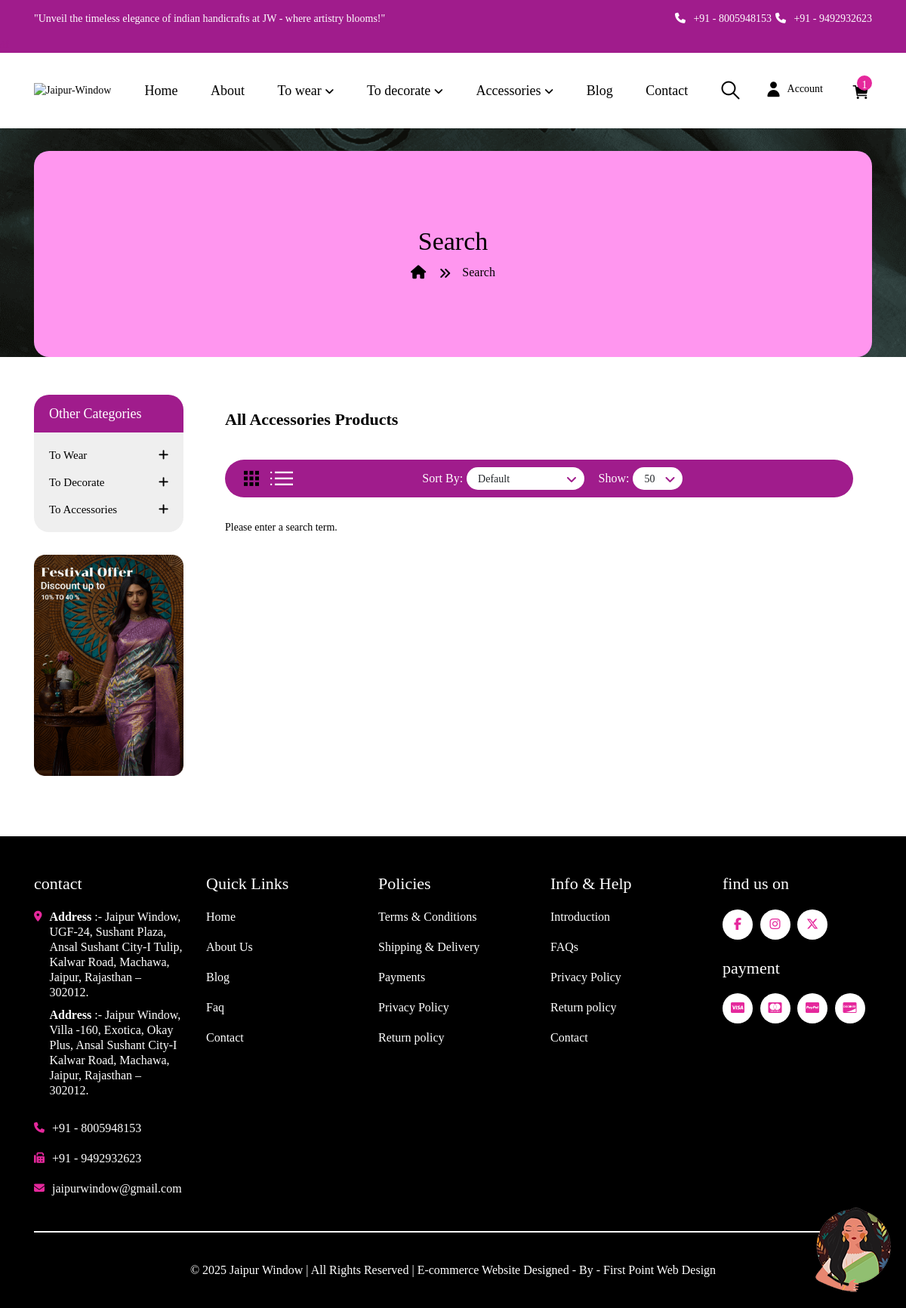
The app's page /search.php (signed in) with its own data.
### tables this page shows
CREATE TABLE `tbl_contact` (
  `id` int(11) NOT NULL,
  `heading` text NOT NULL,
  `address` text NOT NULL,
  `phone_no_1` text NOT NULL,
  `phone_no_2` text NOT NULL,
  `email` text NOT NULL,
  `shop_time` text NOT NULL,
  `map_links` text NOT NULL,
  `create_at` timestamp NOT NULL DEFAULT current_timestamp()
);

### search.php (the view, shortened to what this page needs)
<!DOCTYPE HTML>
<html lang="en-US">
<head>
    <link rel="stylesheet" href="assets/css/bootstrap.min.css">
    <link rel="stylesheet" href="assets/css/owl.carousel.css" type="text/css" media="all" />
    <link rel="stylesheet" href="./assets/cdnjs.cloudflare.com/ajax/libs/font-awesome/6.1.1/css/all.min.css" />
    <link rel="stylesheet" href="assets/fonts/vipodha-font.css" type="text/css" media="all">
    <link rel="stylesheet" href="assets/css/style.css" type="text/css" media="all" />
    <link rel="stylesheet" href="assets/css/mycss.css" type="text/css" media="all" />
    <link rel="stylesheet" href="assets/css/common-page-style.css" type="text/css" media="all" />
    <link rel="stylesheet" href="assets/css/my-cart.css" type="text/css" media="all" />
    <link rel="stylesheet" href="assets/css/vipodha_megamenu.css">
    <link rel="stylesheet" href="https://cdnjs.cloudflare.com/ajax/libs/font-awesome/6.7.2/css/all.min.css" />
    <link rel="stylesheet" href="assets/css/product-filter.css">
</head>
<body class="categorypage" style="background-image: url(./assets/images/banners/banner-main.jpeg); background-repeat: no-repeat; width: 100%; height: auto;  background-attachment: fixed; background-position: center; overflow-x: hidden !important">
    <?php include('include/header.php'); ?>
    <section>
        <div class="breadcrumb-main">
            <div class="container">
                <div class="breadcrumb-container">
                    <h2 class="page-title">Search</h2>
                    <ul class="breadcrumb">
                        <li class="breadcrumb-item">
                            <a href="index.php">
                                <i class="fas fa-home"></i>
                            </a>
                        </li>
                        <li class="breadcrumb-item">
                            <a href="#">Search </a>
                        </li>
                    </ul>
                </div>
            </div>
        </div>
    </section>
    <div class="blog-section donuts">
        <div class="container">
            <div class="row">
                <aside id="column-left" class="col-sm-3">
                    <div class="category-content">
                        <div class="box-category">
                            <h3 class="toggled relative">Other Categories</h3>
                            <ul class="list-unstyled parent" id="select-category">
                                <li class="has-more-category">
                                    <a href="wear.php" class="list-group-item main-item">To Wear<span class="toggled"><i class="fa fa-plus"></i></span>
                                    </a>
                                </li>
                                <li class="has-more-category">
                                    <a href="decorate.php" class="list-group-item main-item">To Decorate<span class="toggled"><i class="fa fa-plus"></i></span>
                                    </a>
                                </li>
                                <li class="has-more-category">
                                    <a href="accessorie.php" class="list-group-item main-item">To Accessories<span class="toggled"><i class="fa fa-plus"></i></span>
                                    </a>
                                </li>
                            </ul>
                        </div>
                    </div>
                    <div class="swiper-viewport">
                        <div id="banner0" class="swiper-container swiper-container-horizontal swiper-container-fade">
                            <div class="swiper-wrapper">
                                <div class="swiper-slide swiper-slide-active"><a href="#">
                                        <img src="assets/images/banners/category_banner2.png" alt="Left Banner" class="img-responsive"></a>
                                </div>
                            </div>
                        </div>
                    </div>
                </aside>
                <div id="content" class="col-sm-9  all-blog" style="background-color: white; padding: 20px 40px;">
                    <div class="category-refine">
                        <h1><strong>All Accessories Products</strong></h1>
                    </div>
                    <br>
                    <?php include('short-by.php'); ?>
                    <div class="category-row row">
                        <?php
                        try {
                            $searchQuery = isset($_GET['query']) ? trim($_GET['query']) : '';
                            if (!empty($searchQuery)) {
                                $sql = "
            (SELECT p_id AS id, p_name AS name, p_current_price AS price, p_featured_photo AS product_image, 'Product' AS category FROM tbl_product WHERE p_name LIKE :search)
            UNION
            (SELECT d_id AS id, d_name AS name, d_current_price AS price, d_photo AS product_image, 'Decorate' AS category FROM tbl_decorate WHERE d_name LIKE :search)
            UNION
            (SELECT a_id AS id, a_name AS name, a_current_price AS price, a_photo AS product_image, 'Accessories' AS category FROM tbl_accessroies WHERE a_name LIKE :search)
            ORDER BY name ASC;
        ";
                                $stmt = $pdo->prepare($sql);
                                $searchTerm = "%$searchQuery%";
                                $stmt->bindParam(':search', $searchTerm, PDO::PARAM_STR);
                                $stmt->execute();
                                $results = $stmt->fetchAll(PDO::FETCH_ASSOC);
                                if ($results) {
                                    echo "<h2>Search Results for '" . $searchQuery . "':</h2>";
                                    foreach ($results as $row) {
                                        $image_path = 'assets/images/logo.png';
                                        if (!empty($row['product_image'])) {
                                            $image_accessories = "admin/uploads/accessroies/{$row['product_image']}";
                                            $image_wear = "admin/uploads/wear/{$row['product_image']}";
                                            $image_decorate = "admin/uploads/decorate/{$row['product_image']}";
                                            if (file_exists($image_accessories)) {
                                                $image_path = $image_accessories;
                                            } elseif (file_exists($image_wear)) {
                                                $image_path = $image_wear;
                                            } elseif (file_exists($image_decorate)) {
                                                $image_path = $image_decorate;
                                            }
                                        }
                        ?>
                                        <div class="item">
                                            <div class="product-layout product-list col-xs-12" style="padding-top: 100px;">
                                                <div class="food-cart-box" data-product-id="<?= $row['id']; ?>">
                                                    <div class="food-box">
                                                        <div class="product-thumb">
                                                            <div class="image">
                                                                <img src="<?= $image_path ?>" alt="<?= $row['name'] ?>" class="img-responsive" style="width:100%; height:auto; object-fit: cover;" p />
                                                                <div class="button-group">
                                                                    <button title="Add to Cart">
                                                                        <ion-icon name="cart" class="add-cart"></ion-icon>
                                                                    </button>
                                                                </div>
                                                            </div>
                                                            <div class="product-description">
                                                                <div class="caption">
                                                                    <div class="title-rating clearfix">
                                                                        <h4 class="product-title food-title2" ><?= $row['name'] ?></h4>
                                                                    </div>
                                                                    <div class="price-cartbtn clearfix">
                                                                        <p class="food-price">Rs. <?= $row['price'] ?></p>
                                                                    </div>
                                                                </div>
                                                            </div>
                                                        </div>
                                                    </div>
                                                </div>
                                            </div>
                                        </div>
                        <?php
                                    }
                                } else {
                                    echo "<h2>No results found for '" . $searchQuery . "'.</h2>";
                                }
                            } else {
                                echo "<p>Please enter a search term.</p>";
                            }
                        } catch (PDOException $e) {
                            echo "Error: " . $e->getMessage();
                        }
                        ?>
                    </div>
                </div>
            </div>
        </div>
    </div>
    <?php include('include/footer.php'); ?>
    <link href="./assets/cdnjs.cloudflare.com/ajax/libs/animate.css/3.7.2/animate.min.css" rel="stylesheet" />
</body>
</html>

### include/footer.php (shortened to what this page needs)
<footer>
    <div class="container">
        <div class="footer-top">
            <div class="row">
                <div class="col-md-3">
                    <div class="position-footer-left">
                        <h5 class="toggled title">
                            contact
                        </h5>
                        <ul class="list-unstyled">
                            <?php
                            $statement = $pdo->prepare("SELECT * FROM tbl_contact WHERE id=1");
                            $statement->execute();
                            $result = $statement->fetchAll(PDO::FETCH_ASSOC);
                            foreach ($result as $row) {
                                $address = $row['address'];
                                $phone_no_1 = $row['phone_no_1'];
                                $phone_no_2 = $row['phone_no_2'];
                                $email = $row['email'];
                            }
                            ?>
                            <li>
                                <div class="site">
                                    <div class="contact_title"><i class="fa-solid fa-location-dot"></i></div>
                                    <div class="contact_site"><?= $address; ?></div>
                                </div>
                            </li>
                            <li>
                                <div class="phone">
                                    <div class="contact_title"><i class="fa fa-phone"></i></div>
                                    <div class="contact_site"><a href="tel:+91<?= $phone_no_1; ?>" class="contact_site">+91 - <?= $phone_no_1; ?></a></div>
                                </div>
                            </li>
                            <li>
                                <div class="fax">
                                    <div class="contact_title"><i class="fa fa-fax"></i></div>
                                    <div class="contact_site"><a href="tel:+91<?= $phone_no_2; ?>" class="contact_site">+91 - <?= $phone_no_2; ?></a></div>
                                </div>
                            </li>
                            <li>
                                <div class="email">
                                    <div class="contact_title"><i class="fa fa-envelope"></i></div>
                                    <div class="contact_site"><a href="mailto:<?= $email; ?>"
                                            class="contact_site"><?= $email; ?></a></div>
                                </div>
                            </li>
                        </ul>
                    </div>
                </div>
                <div class="col-md-3">
                    <h5 class="toggled">Quick Links</h5>
                    <ul class="list-unstyled">
                        <li><a href="index.php">Home</a></li>
                        <li><a href="about.php">About Us</a></li>
                        <li><a href="blog.php">Blog</a></li>
                         <li><a href="faq.php">Faq </a></li>
                        <li><a href="contact.php">Contact</a></li>
                    </ul>
                </div>
                <div class="col-md-3">
                    <h5 class="toggled">Policies</h5>
                    <ul class="list-unstyled">
                        <li><a href="terms-conditions.php">Terms & Conditions</a></li>
                        <li><a href="shipping-delivery.php">Shipping & Delivery</a></li>
                        <li><a href="payment-info.php">Payments</a></li>
                        <li><a href="privacy-policy.php">Privacy Policy</a></li>
                        <li><a href="return-policy.php">Return policy</a></li>
                    </ul>
                </div>
                <div class="col-md-3">
                    <h5 class="toggled">Info & Help</h5>
                    <ul class="list-unstyled">
                        <li><a href="about.php">Introduction</a></li>
                        <li><a href="index.php#faq">FAQs</a></li>
                        <li><a href="privacy-policy.php">Privacy Policy</a></li>
                        <li><a href="return-policy.php">Return policy</a></li>
                        <li><a href="contact.php">Contact</a></li>
                    </ul>
                </div>
                <div class="col-md-3">
                    <div class="position-footer-right">
                        <div class="follow-link">
                            <h4>find us on</h4>
                            <div class="social-media">
                                <a href=" https://www.facebook.com/JaipurWindow" target="_blank"><i class="fa-brands fa-facebook-f"></i></a>
                                <a href="https://www.instagram.com/JaipurWindow" target="_blank"><i class="fa-brands fa-instagram"></i></a>
                                <a href="https://x.com/jaipurwindow" target="_blank"><i class="fa-brands fa-x-twitter"></i></a>
                            </div>
                        </div>
                        <div class="payment-link">
                            <h4>payment</h4>
                            <div class="payment-method">
                                <a href="#"><i class="fa-brands fa-cc-visa"></i></a>
                                <a href="#"><i class="fa-brands fa-cc-mastercard"></i></a>
                                <a href="#"><i class="fa-brands fa-cc-paypal"></i></a>
                                <a href="#"><i class="fa-brands fa-cc-discover"></i></a>
                            </div>
                        </div>
                    </div>
                </div>
            </div>
        </div>
        <p class="copyright">© <?= date('Y'); ?> Jaipur Window | All Rights Reserved | <a href="https://firstpointwebdesign.com/" target="blank">E-commerce Website Designed </a> - By - <a href="https://firstpointwebdesign.com/" target="blank"> First Point Web Design</a></p>
    </div>
    <a class="scrollToTop back-to-top" title="Top"></a>
</footer>

### records on screen
tbl_contact: address "Address :- Jaipur Window, UGF-24, Sushant Plaza, Ansal Sushant City-I Tulip, Kalwar Road, Machawa, Jaipur, Rajasthan – 302012. Address :- Jaipur Window, Villa -160, Exotica, Okay Plus, Ansal Sushant City-I Kalwar Road, Machawa, Jaipur, Rajasthan – 302012.", phone_no_1 "8005948153", phone_no_2 "9492932623", email "jaipurwindow@gmail.com"

### other values on screen
$total_items "1"
